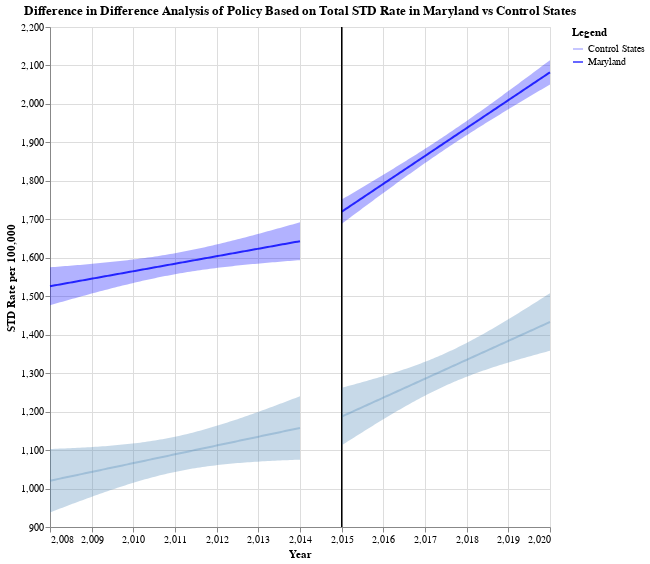

The code cell stored with this chart in its notebook:
### Markdown cell above
## Maryland

### Code cell
treat_state2 = "Maryland"
control_states2 = ["Virginia", "Arizona", "Ohio",
                   "New Jersey", "Pennsylvania", "Delaware"]

maryland_std = partition_data(
    grouped_df, "State", "STD_per_100000", treat_state2, control_states2, 2015)

pre_md = plotting_chart(maryland_std[0], "Year", "STD_per_100000",
                        "Maryland", 2015, "Blue", "STD Rate per 100,000")
post_md = plotting_chart(
    maryland_std[1], "Year", "STD_per_100000", "Maryland", 2015, "Blue", "STD Rate per 100,000")
pre_control_md = plotting_chart(
    maryland_std[2], "Year", "STD_per_100000", "Control States", 2015, "#4682B4", "STD Rate per 100,000")
post_control_md = plotting_chart(
    maryland_std[3], "Year", "STD_per_100000", "Control States", 2015, " #4682B4", "STD Rate per 100,000")

final_md = pre_md + post_md + pre_control_md + post_control_md
final_md.properties(
    title="Difference in Difference Analysis of Policy Based on Total STD Rate in Maryland vs Control States"
)
